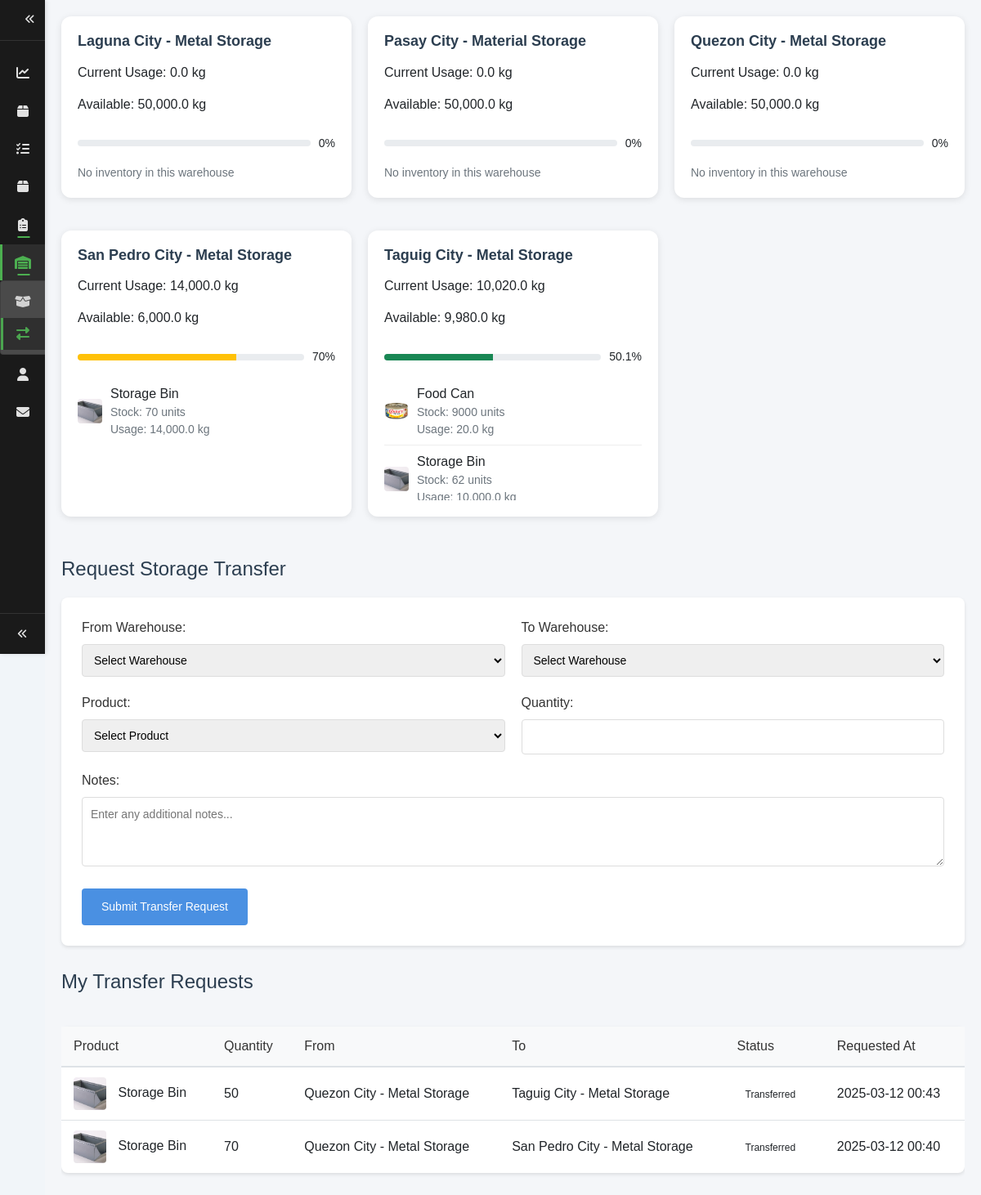
Screenshot of /employee/manage_storage.php (signed in) with the database file from the repository.
### tables this page shows
CREATE TABLE `products_warehouse` (
  `productLocationID` int(11) NOT NULL,
  `productWarehouse` varchar(45) NOT NULL,
  `Section` varchar(45) NOT NULL,
  `Capacity` int(11) NOT NULL,
  `warehouse_weight_unit` varchar(32) NOT NULL,
  `current_usage` decimal(10,2) DEFAULT 0.00,
  `remaining_capacity` decimal(10,2) GENERATED ALWAYS AS (`Capacity` - `current_usage`) STORED
);

CREATE TABLE `warehouse_inventory` (
  `inventory_id` int(11) NOT NULL,
  `warehouse_id` int(11) NOT NULL,
  `product_id` int(11) NOT NULL,
  `quantity` int(11) DEFAULT 0,
  `warehouse_weight_unit` varchar(32) DEFAULT 'kg',
  `current_usage` decimal(10,2) DEFAULT 0.00,
  `capacity` decimal(10,2) DEFAULT 0.00,
  `remaining_capacity` decimal(10,2) GENERATED ALWAYS AS (`capacity` - `current_usage`) STORED,
  `last_updated` timestamp NOT NULL DEFAULT current_timestamp() ON UPDATE current_timestamp()
);

CREATE TABLE `products` (
  `ProductID` int(11) NOT NULL,
  `ProductName` varchar(100) NOT NULL,
  `Category` varchar(45) DEFAULT NULL,
  `Weight` decimal(10,2) DEFAULT NULL,
  `ProductionCost` decimal(10,2) DEFAULT NULL,
  `SellingPrice` decimal(10,2) DEFAULT NULL,
  `LocationID` int(11) DEFAULT NULL,
  `MaterialID` int(11) DEFAULT NULL,
  `minimum_quantity` int(11) NOT NULL,
  `product_img` varchar(255) DEFAULT NULL,
  `weight_unit` varchar(32) NOT NULL
);

CREATE TABLE `storage_transfers` (
  `transfer_id` int(11) NOT NULL,
  `product_id` int(11) NOT NULL,
  `quantity` int(11) NOT NULL,
  `from_warehouse` int(11) NOT NULL,
  `to_warehouse` int(11) NOT NULL,
  `requested_by` int(11) NOT NULL,
  `requested_at` timestamp NOT NULL DEFAULT current_timestamp(),
  `status` enum('pending','approved','in_transit','transferred','rejected') NOT NULL DEFAULT 'pending',
  `approved_by` int(11) DEFAULT NULL,
  `approved_at` timestamp NULL DEFAULT NULL,
  `completed_at` timestamp NULL DEFAULT NULL,
  `notes` text DEFAULT NULL
);

### employee/manage_storage.php (the view, shortened to what this page needs)
<?php
require_once '../layouts/employeeSidebar.php';
require_once '../server/database.php';
$warehouseQuery = "SELECT
    pw.productLocationID,
    pw.productWarehouse,
    pw.Section,
    pw.Capacity,
    pw.current_usage,
    pw.warehouse_weight_unit,
    pw.remaining_capacity
    FROM products_warehouse pw
    ORDER BY pw.productWarehouse, pw.Section";
$warehouseResult = $conn->query($warehouseQuery);
$warehouses = array();
while ($row = $warehouseResult->fetch_assoc()) {
    $id = $row['productLocationID'];
    $warehouses[$id] = [
        'productLocationID' => $row['productLocationID'],
        'productWarehouse' => $row['productWarehouse'],
        'Section' => $row['Section'],
        'Capacity' => $row['Capacity'],
        'warehouse_weight_unit' => $row['warehouse_weight_unit'],
        'current_usage' => $row['current_usage'] ?? 0,
        'remaining_capacity' => $row['remaining_capacity'] ?? $row['Capacity'],
        'inventory' => []
    ];
}
$inventoryQuery = "SELECT
    wi.warehouse_id,
    wi.product_id,
    wi.quantity as stored_quantity,
    wi.current_usage as item_usage,
    p.ProductName,
    p.Weight,
    p.weight_unit,
    p.product_img
    FROM warehouse_inventory wi
    JOIN products p ON wi.product_id = p.ProductID
    WHERE wi.quantity > 0
    ORDER BY p.ProductName";
$inventoryResult = $conn->query($inventoryQuery);
while ($item = $inventoryResult->fetch_assoc()) {
    $warehouseId = $item['warehouse_id'];
    if (isset($warehouses[$warehouseId])) {
        $warehouses[$warehouseId]['inventory'][] = [
            'id' => $item['product_id'],
            'name' => $item['ProductName'],
            'quantity' => $item['stored_quantity'],
            'weight' => $item['Weight'],
            'weight_unit' => $item['weight_unit'],
            'product_img' => $item['product_img'],
            'current_usage' => $item['item_usage'] ?? 0
        ];
    }
}
$transfersQuery = "SELECT
    st.*,
    p.ProductName,
    p.product_img,
    p.Weight,
    p.weight_unit,
    CONCAT(fw.productWarehouse, ' - ', fw.Section) as from_name,
    CONCAT(tw.productWarehouse, ' - ', tw.Section) as to_name
    FROM storage_transfers st
    JOIN products p ON st.product_id = p.ProductID
    JOIN products_warehouse fw ON st.from_warehouse = fw.productLocationID
    JOIN products_warehouse tw ON st.to_warehouse = tw.productLocationID
    WHERE st.requested_by = ?
    ORDER BY st.requested_at DESC";
$transfersStmt = $conn->prepare($transfersQuery);
$transfersStmt->bind_param("i", $_SESSION['employeeID']);
$transfersStmt->execute();
$transfersResult = $transfersStmt->get_result();
?>
<!DOCTYPE html>
<html lang="en">
<head>
    <link href="https://cdn.jsdelivr.net/npm/bootstrap@5.1.3/dist/css/bootstrap.min.css" rel="stylesheet">
    <link rel="stylesheet" href="https://cdn.jsdelivr.net/npm/bootstrap-icons@1.11.1/font/bootstrap-icons.css">
    <link rel="stylesheet" href="../assets/css/eminventory.css">
</head>
<body>
    <div class="content-wrapper">
        <div class="warehouse-grid">
            <?php foreach ($warehouses as $warehouse):
                $utilization = round(($warehouse['current_usage'] / $warehouse['Capacity']) * 100, 1);
                $progressClass = $utilization > 80 ? 'danger' : ($utilization > 60 ? 'warning' : 'success');
            ?>
                <div class="warehouse-card">
                    <h3><?php echo htmlspecialchars($warehouse['productWarehouse'] . ' - ' . $warehouse['Section']); ?></h3>
                    <div class="warehouse-stats">
                        <div>Current Usage: <?php echo number_format($warehouse['current_usage'], 1); ?> <?php echo $warehouse['warehouse_weight_unit']; ?></div>
                        <div>Available: <?php echo number_format($warehouse['remaining_capacity'], 1); ?> <?php echo $warehouse['warehouse_weight_unit']; ?></div>
                        <div class="utilization-indicator">
                            <div class="progress">
                                <div class="progress-bar bg-<?php echo $progressClass; ?>"
                                     role="progressbar"
                                     style="width: <?php echo $utilization; ?>%"
                                     aria-valuenow="<?php echo $utilization; ?>"
                                     aria-valuemin="0"
                                     aria-valuemax="100">
                                </div>
                            </div>
                            <span class="small"><?php echo $utilization; ?>%</span>
                        </div>
                    </div>
                    <?php if (!empty($warehouse['inventory'])): ?>
                    <div class="warehouse-products">
                        <?php foreach ($warehouse['inventory'] as $item): ?>
                        <div class="product-item">
                            <img src="../assets/imgs/<?php echo htmlspecialchars($item['product_img']); ?>"
                                 alt="<?php echo htmlspecialchars($item['name']); ?>">
                            <div>
                                <?php echo htmlspecialchars($item['name']); ?>
                                <div class="small text-muted">
                                    Stock: <?php echo $item['quantity']; ?> units
                                    <br>
                                    Usage: <?php echo number_format($item['current_usage'], 1); ?> <?php echo $warehouse['warehouse_weight_unit']; ?>
                                </div>
                            </div>
                        </div>
                        <?php endforeach; ?>
                    </div>
                    <?php else: ?>
                    <div class="text-muted small">No inventory in this warehouse</div>
                    <?php endif; ?>
                </div>
            <?php endforeach; ?>
        </div>
        <h2 class="section-title">Request Storage Transfer</h2>
        <form method="POST" class="transfer-form">
            <div class="form-row">
                <div class="form-group">
                    <label>From Warehouse:</label>
                    <select name="from_warehouse" id="from_warehouse" required onchange="updateProducts()">
                        <option value="">Select Warehouse</option>
                    </select>
                </div>
                <div class="form-group">
                    <label>To Warehouse:</label>
                    <select name="to_warehouse" required>
                        <option value="">Select Warehouse</option>
                    </select>
                </div>
            </div>
            <div class="form-row">
                <div class="form-group">
                    <label>Product:</label>
                    <select name="product_id" id="product_id" required onchange="updateWeightIndicator()">
                        <option value="">Select Product</option>
                    </select>
                </div>
                <div class="form-group">
                    <label>Quantity:</label>
                    <input type="number" name="quantity" id="quantity" required min="1" onchange="updateWeightIndicator()" oninput="updateWeightIndicator()">
                </div>
            </div>
            <div class="form-group">
                <label>Notes:</label>
                <textarea name="notes" rows="3" placeholder="Enter any additional notes..."></textarea>
            </div>
            <button type="submit" class="btn">Submit Transfer Request</button>
        </form>
        <h2 class="section-title">My Transfer Requests</h2>
        <div class="table-responsive">
            <table class="table">
                <thead>
                    <tr>
                        <th>Product</th>
                        <th>Quantity</th>
                        <th>From</th>
                        <th>To</th>
                        <th>Status</th>
                        <th>Requested At</th>
                    </tr>
                </thead>
                <tbody>
                    <?php while ($transfer = $transfersResult->fetch_assoc()): ?>
                        <tr>
                            <td>
                                <img src="../assets/imgs/<?php echo htmlspecialchars($transfer['product_img']); ?>"
                                     alt="<?php echo htmlspecialchars($transfer['ProductName']); ?>"
                                     class="product-img">
                                <?php echo htmlspecialchars($transfer['ProductName']); ?>
                            </td>
                            <td><?php echo htmlspecialchars($transfer['quantity']); ?></td>
                            <td><?php echo htmlspecialchars($transfer['from_name']); ?></td>
                            <td><?php echo htmlspecialchars($transfer['to_name']); ?></td>
                            <td>
                                <span class="status-badge status-<?php echo $transfer['status']; ?>">
                                    <?php echo ucfirst(htmlspecialchars($transfer['status'])); ?>
                                </span>
                            </td>
                            <td><?php echo date('Y-m-d H:i', strtotime($transfer['requested_at'])); ?></td>
                        </tr>
                    <?php endwhile; ?>
                </tbody>
            </table>
        </div>
    </div>
</body>
</html>

### assets/css/eminventory.css (style rules this page uses)
* { margin: 0; padding: 0; box-sizing: border-box; font-family: 'Arial', sans-serif; }
:root { --primary-color: #2563eb; --secondary-color: #1e40af; --background-color: #f1f5f9; --text-color: #1e293b; --border-color: #e2e8f0; }
body { background-color: var(--background-color); min-height: 100vh; }
.table { width: 100%; border-collapse: collapse; }
.table th, .table td { padding: 12px; text-align: left; border-bottom: 1px solid var(--border-color); }
.table th { background-color: var(--background-color); font-weight: 600; }
.btn { padding: 8px 16px; border-radius: 4px; background-color: var(--primary-color); color: white; text-decoration: none; display: inline-block; border: none; cursor: pointer; }

### employee/manage_storage.php (style rules this page uses)
.content-wrapper { margin-left: 250px; transition: margin-left 0.3s; padding: 20px; background: #f4f6f9; }
.transfer-form { background: white; padding: 25px; border-radius: 8px; box-shadow: 0 2px 4px rgba(0,0,0,0.1); margin-bottom: 30px; }
.form-group { margin-bottom: 20px; }
.form-group label { display: block; margin-bottom: 8px; font-weight: 500; color: #333; }
select, input[type="number"], textarea { width: 100%; padding: 10px; border: 1px solid #ddd; border-radius: 4px; font-size: 14px; }
.btn { background: #4a90e2; color: white; padding: 12px 24px; border: none; border-radius: 4px; cursor: pointer; font-size: 14px; font-weight: 500; transition: background 0.3s ease; }
.table { width: 100%; background: white; border-radius: 8px; box-shadow: 0 2px 4px rgba(0,0,0,0.1); margin-top: 20px; }
.table th { background: #f8f9fa; padding: 12px 15px; text-align: left; font-weight: 500; color: #333; border-bottom: 2px solid #dee2e6; }
.table td { padding: 12px 15px; border-bottom: 1px solid #dee2e6; vertical-align: middle; }
.table tr:last-child td { border-bottom: none; }
.product-img { width: 40px; height: 40px; object-fit: cover; border-radius: 4px; margin-right: 10px; vertical-align: middle; }
.status-badge { padding: 5px 10px; border-radius: 12px; font-size: 12px; font-weight: 500; }
.section-title { margin: 30px 0 20px; color: #2c3e50; font-size: 24px; font-weight: 500; }
.form-row { display: grid; grid-template-columns: repeat(2, 1fr); gap: 20px; }
.warehouse-card { background: white; border-radius: 8px; box-shadow: 0 2px 4px rgba(0,0,0,0.1); padding: 15px; margin-bottom: 20px; }
.warehouse-card h3 { font-size: 16px; margin-bottom: 10px; color: #2c3e50; }
.warehouse-stats { display: grid; grid-template-columns: repeat(auto-fit, minmax(200px, 1fr)); gap: 15px; margin-bottom: 20px; }
.progress { height: 8px; }
.warehouse-grid { display: grid; grid-template-columns: repeat(auto-fit, minmax(300px, 1fr)); gap: 20px; margin-bottom: 30px; }
.warehouse-card { background: white; border-radius: 12px; box-shadow: 0 2px 8px rgba(0,0,0,0.1); padding: 20px; transition: transform 0.2s; }
.warehouse-card h3 { margin: 0 0 15px 0; color: #2c3e50; font-size: 18px; font-weight: 600; }
.warehouse-products { margin-top: 15px; max-height: 150px; overflow-y: auto; }
.product-item { display: flex; align-items: center; padding: 8px 0; border-bottom: 1px solid #eee; }
.product-item:last-child { border-bottom: none; }
.product-item img { width: 30px; height: 30px; object-fit: cover; border-radius: 4px; margin-right: 10px; }
.warehouse-stats { margin: 15px 0; }
.utilization-indicator { display: flex; align-items: center; gap: 10px; margin-top: 10px; }
.progress { flex-grow: 1; height: 8px; }

### layouts/employeeSidebar.php (style rules this page uses)
body { margin: 0; padding: 0; transition: margin-left 0.3s ease; position: relative; }
.content-wrapper { margin-left: 55px; transition: margin-left 0.3s ease; padding: 20px; position: relative; z-index: 1; }

### rows the page displays
products_warehouse: productWarehouse+Section "Laguna City - Metal Storage", current_usage "0.0", warehouse_weight_unit "kg", remaining_capacity "50,000.0", utilization "0", shows "No inventory in this warehouse"
products_warehouse: productWarehouse+Section "Pasay City - Material Storage", current_usage "0.0", warehouse_weight_unit "kg", remaining_capacity "50,000.0", utilization "0", shows "No inventory in this warehouse"
products_warehouse: productWarehouse+Section "Quezon City - Metal Storage", current_usage "0.0", warehouse_weight_unit "kg", remaining_capacity "50,000.0", utilization "0", shows "No inventory in this warehouse"
products_warehouse: productWarehouse+Section "San Pedro City - Metal Storage", current_usage "14,000.0", warehouse_weight_unit "kg", remaining_capacity "6,000.0", utilization "70"
warehouse_inventory: product.product_img (picture), product.ProductName "Storage Bin", quantity "70", current_usage "14,000.0", warehouse.warehouse_weight_unit "kg"
products_warehouse: productWarehouse+Section "Taguig City - Metal Storage", current_usage "10,020.0", warehouse_weight_unit "kg", remaining_capacity "9,980.0", utilization "50.1"
warehouse_inventory: product.product_img (picture), product.ProductName "Food Can", quantity "9000", current_usage "20.0", warehouse.warehouse_weight_unit "kg"
warehouse_inventory: product.product_img (picture), product.ProductName "Storage Bin", quantity "62", current_usage "10,000.0", warehouse.warehouse_weight_unit "kg"
storage_transfers: product.product_img (picture), product.ProductName "Storage Bin", quantity "50", from_name "Quezon City - Metal Storage", to_name "Taguig City - Metal Storage", status "Transferred", requested_at "2025-03-12 00:43"
storage_transfers: product.product_img (picture), product.ProductName "Storage Bin", quantity "70", from_name "Quezon City - Metal Storage", to_name "San Pedro City - Metal Storage", status "Transferred", requested_at "2025-03-12 00:40"
